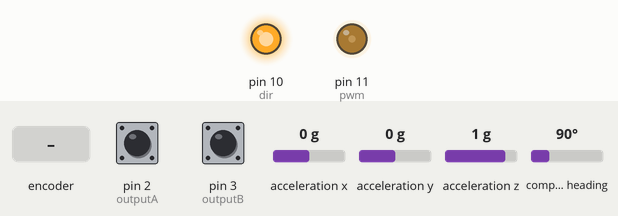
Recording of a sketch running on a simulated Arduino Uno, built with avr-gcc and run on an emulated ATmega328P. Shown: output pins drawn as LEDs (lit = HIGH). The test bench sets the inputs (shaded band); at power-on: compass heading 90°, pin 2 (outputA) HIGH, pin 3 (outputB) HIGH, acceleration x 0 g, acceleration y 0 g, acceleration z 1 g. What the sketch prints to the serial monitor is not drawn.

Above: at 1.3 s.
1.4 s: compass heading set to 269°
At 2.3 s:
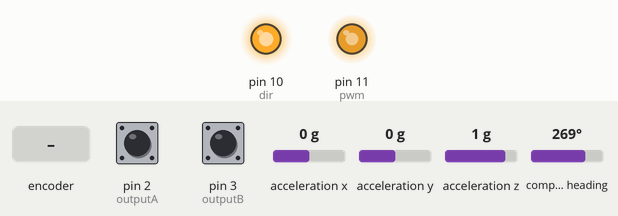
3.1 s: compass heading set to 7°
At 3.7 s:
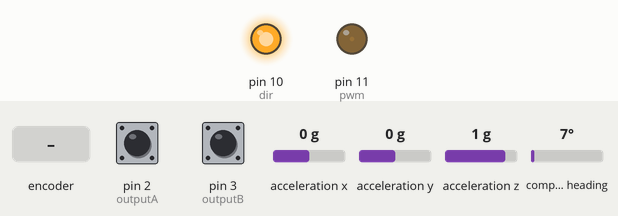
4.8 s: rotary encoder on pin 2 (outputA) / pin 3 (outputB) turned 3 steps (first pin leading)
At 6.1 s:
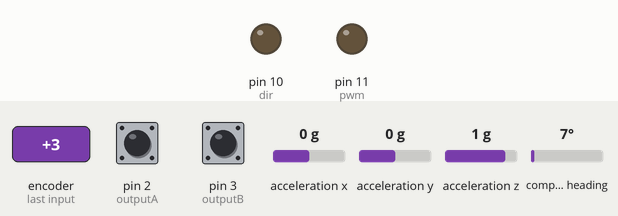
6.9 s: rotary encoder on pin 2 (outputA) / pin 3 (outputB) turned 1 step (first pin leading)
At 8.2 s:
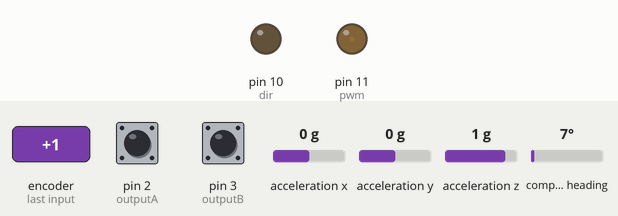
Timing chart, 0 to 9.6 s (numbered marks = the images above; inputs shaded):
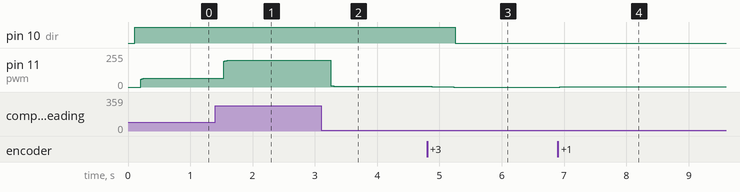

Measured:
- after the input at 1.4 s, pin 11 (pwm): 67/255 → 201/255 after 0.13 s
- after the input at 3.1 s, pin 11 (pwm): 201/255 → 5/255 after 0.16 s
- after the input at 4.8 s, pin 10 (dir): HIGH → LOW after 0.45 s; pin 11 (pwm): 5/255 → 3/255 at once, → 2/255 0.17 s later, → 1/255 0.07 s later, → 0/255 0.15 s later
- after the input at 6.9 s, pin 11 (pwm): 0/255 → 2/255 at once

The sketch:

pid_imu.ino
```cpp
#include <Wire.h>
#include <Adafruit_Sensor.h>
#include <Adafruit_BNO055.h>
#include <utility/imumaths.h>
#define BNO055_SAMPLERATE_DELAY_MS (100)
Adafruit_BNO055 bno = Adafruit_BNO055(55, 0x28, &Wire);
int outputA =2;
int outputB=3;
unsigned long lastTime;
double output,setpoint=0;
double errsum,lasterr;
double kp,ki,kd;
double counter = 0;
int pwm = 11;
int dir =10;
int degree=0;
const int encoderPPR = 550;
int aState, bState;
int aLastState, bLastState;
double error;
bool tuned = false;
void tunePID_ZieglerNichols() {
  static double kp_trial = 0;
  static bool oscillating = false;
  static unsigned long startTime = 0;
  static double lastError = 0;
  static int oscillationCount = 0;
  static double oscillationStart = 0;

  // Set Ki and Kd to zero initially
  ki = 0;
  kd = 0;

  // Incrementally increase Kp
  kp_trial += 0.1;

  // Simulate the system and check for oscillation
  double error = setpoint - degree;

  if (error * lastError < 0) { // Error sign flipped (oscillation detected)
    if (!oscillating) {
      oscillating = true;
      startTime = millis();
      oscillationStart = startTime;
    } else {
      // Count oscillations
      oscillationCount++;
      if (oscillationCount >= 3) {
        double Tu = (millis() - oscillationStart) / oscillationCount; // Oscillation period
        double Ku = kp_trial;

        // Apply Ziegler-Nichols rules
        kp = 0.6 * Ku;
        ki = 1.2 * Ku / Tu;
        kd = 0.075 * Ku * Tu;

        Serial.println("Tuned Gains:");
        Serial.print("Kp: ");
        Serial.println(kp);
        Serial.print("Ki: ");
        Serial.println(ki);
        Serial.print("Kd: ");
        Serial.println(kd);

        oscillating = false;
        kp_trial = 0; // Reset trial
      }
    }
  }
  lastError = error;
}

void Compute()
{
  degree = counter * 360 / encoderPPR;
  unsigned long now = millis();
  double timeChange = (double)(now-lastTime);
  error = setpoint - degree;
  errsum += error*timeChange;
  double derr = (error-lasterr)/timeChange;
  output = kp * error + ki * errsum + kd*derr;
  output = constrain(output,-255,255);
  output = abs(output);
  lasterr=error;
  lastTime = now;
  Serial.print("Error :");
  Serial.println(error);
  if(error>0)
  {
    digitalWrite(dir,HIGH);
    analogWrite(pwm,output);
  }
  else if(error<0)
  {
    digitalWrite(dir,LOW);
    analogWrite(pwm,output);
  }
  else
  {
    analogWrite(pwm,0);
  }
  }
void SetTunings(double Kp,double Ki,double Kd)
{
  kp=Kp;
  ki=Ki;
  kd=Kd;
  }
void setup() {
  pinMode(outputA, INPUT_PULLUP);
  pinMode(outputB, INPUT_PULLUP);
  pinMode(pwm, OUTPUT);
  pinMode(dir, OUTPUT);
  Serial.begin(115200);
  Serial.println("Orientation Sensor Test"); Serial.println("");
  /* Initialise the sensor */
  if(!bno.begin())
  {
    /* There was a problem detecting the BNO055 ... check your connections */
    Serial.print("Ooops, no BNO055 detected ... Check your wiring or I2C ADDR!");
    while(1);
  }
 delay(100);
 bno.setExtCrystalUse(true);
  aLastState = digitalRead(outputA);
  bLastState = digitalRead(outputB);

  attachInterrupt(digitalPinToInterrupt(outputA), readEncoderA, CHANGE);
  attachInterrupt(digitalPinToInterrupt(outputB), readEncoderB, CHANGE);

}

void loop() {
  SetTunings(-0.75,-0.001,0);
  tunePID_ZieglerNichols();
  Compute();
    sensors_event_t event;
  bno.getEvent(&event);
  imu::Vector<3> euler = bno.getVector(Adafruit_BNO055::VECTOR_EULER);
  Serial.print("Yaw (X): ");
  Serial.print(euler.x(), 0); // Display roll in degrees

  displayCalStatus();
  Serial.println("");
  double alpha = 0.1; // Smoothing factor (0 < alpha < 1)
  setpoint = alpha * euler.x() + (1 - alpha) * setpoint;


}
void readEncoderA() {
  aState = digitalRead(outputA);
  bState = digitalRead(outputB);

  if (aState != aLastState) {
    if (aState == bState) {
      counter--;
    } else {
      counter++;
    }
    aLastState = aState;
  }

}

void readEncoderB() {
  aState = digitalRead(outputA);
  bState = digitalRead(outputB);

  if (bState != bLastState) {
    if (aState != bState) {
      counter--;
    } else {
      counter++;
    }
    bLastState = bState;
  }
}
void displayCalStatus(void)
{
 /* Get the four calibration values (0..3) */
 /* Any sensor data reporting 0 should be ignored, */
 /* 3 means 'fully calibrated" */
 uint8_t system, gyro, accel, mag;
 system = gyro = accel = mag = 0;
 bno.getCalibration(&system, &gyro, &accel, &mag);
 /* The data should be ignored until the system calibration is &gt; 0 */
 Serial.print("\t");
 if (!system)
 {
 Serial.print("! ");
 }
 /* Display the individual values */
 Serial.print("Sys:");
 Serial.print(system, DEC);
 Serial.print(" G:");
 Serial.print(gyro, DEC);
 Serial.print(" A:");
 Serial.print(accel, DEC);
 Serial.print(" M:");
 Serial.println(mag, DEC);
}
```
